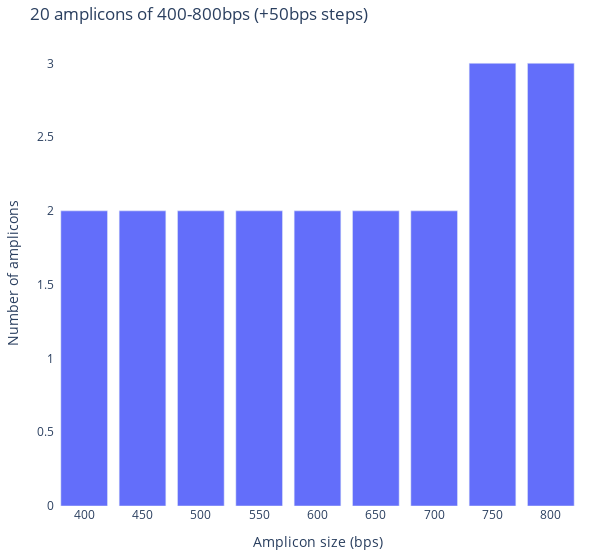

Notebook code for this chart:
### Code cell
import plotly.graph_objects as go

# Sample data for a bar chart
data = {'Category': [str(x) for x in np.arange(400, 801, 50)],
        'Values': [2,2,2,2,2,2,2,3,3]}

# Create a bar chart
fig = go.Figure([go.Bar(x=data['Category'], y=data['Values'])])

# Update layout for a better visual appearance
fig.update_layout(title_text='20 amplicons of 400-800bps (+50bps steps)',
                  xaxis_title='Amplicon size (bps)',
                  yaxis_title='Number of amplicons',
                  plot_bgcolor='white',
                  margin=dict(l=20, r=20, t=40, b=20),
                  width = 600)

# Show plot
fig.show()

### Figure 1 — Plotly figure (JSON) as saved in the notebook; plotly's stock layout.template omitted (floating-point values rounded to 4 significant figures)
{"data": [{"type": "bar", "x": ["400", "450", "500", "550", "600", "650", "700", "750", "800"], "y": [2, 2, 2, 2, 2, 2, 2, 3, 3]}], "layout": {"margin": {"b": 20, "l": 20, "r": 20, "t": 40}, "plot_bgcolor": "white", "title": {"text": "20 amplicons of 400-800bps (+50bps steps)"}, "width": 600, "xaxis": {"title": {"text": "Amplicon size (bps)"}}, "yaxis": {"title": {"text": "Number of amplicons"}}}}
